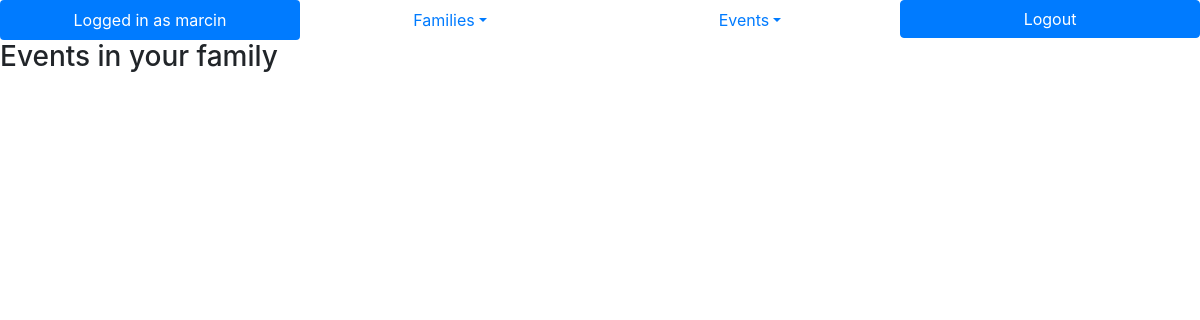
The app's page /loggedin/ (signed in), older data.
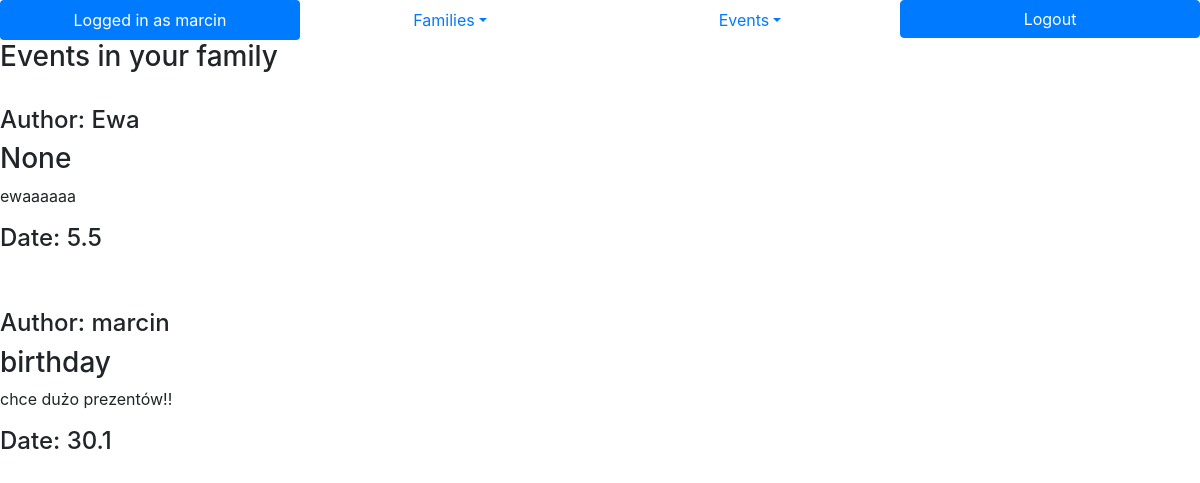
The same page, newer data.
### logged/models.py (models this page shows, shortened)
class Event(models.Model):
    author = models.CharField(max_length=256, default='None')
    occasion = models.CharField(max_length=64, default='None')
    desc = models.TextField(blank=True)
    day = models.PositiveSmallIntegerField(default=0)
    month = models.PositiveSmallIntegerField(default=0)

### Authentication/views.py (the view)
# urls.py: path('loggedin/', Logedin, name='logedin'),
@login_required
def Logedin(request):
    families = Family.objects.filter()
    my_families = [] # families that I belong to
    events = Event.objects.all()# all database events
    members_of_my_families = []
    events_in_my_families = []
    for family in families:
        for member in family.members.all():
            if str(member) == str(request.user.username):
                my_families.append(family)
    for family in my_families:
        for member in family.members.all():
            members_of_my_families.append(member.member)
    members_of_my_families = list(dict.fromkeys(members_of_my_families))
    for event in events:
        if event.author in members_of_my_families:
            events_in_my_families.append(event)
    return render(request, 'Authentication/loggedin.html',{'my_families':my_families, 'events_in_my_families':events_in_my_families, 'members_of_my_families':members_of_my_families})

### Authentication/models.py (called while the page is built)
    def __str__(self):
        return self.member

### Authentication/templates/Authentication/loggedin.html (shortened to what this page needs)
{% extends 'Authentication/base.html' %}
{% block content %}
<ul class="nav nav-pills nav-justified">
  <li class="nav-item">
    <a class="nav-link active">Logged in as {{ user.username }}</a>
  </li>
  <li class="nav-item dropdown">
    <a class="nav-link dropdown-toggle" data-toggle="dropdown" href="#" role="button" aria-haspopup="true" aria-expanded="false">Families</a>
  </li>
  <li class="nav-item dropdown">
    <a class="nav-link dropdown-toggle" data-toggle="dropdown" href="#" role="button" aria-haspopup="true" aria-expanded="false">Events</a>
  </li>
  <li class="nav-item">
    <form action="{% url 'logoutuser' %}" method="POST">
        <button type="submit" class="btn btn-primary btn-block">Logout</button>
    </form>
  </li>
</ul>
{% if not my_families%}
    Now it is time to create or join family! <br>
    <a href="{% url 'createfamily'%}">Create new family</a><br>
    <a href="{% url 'joinfamily'%}">Join existing family</a><br>
{% else %}
<div>
    <h3>Events in your family</h3><br>
    {% for event in events_in_my_families %}
    <div>
        <h4>Author: {{ event.author }}</h4>
        <h3> {{ event.occasion }}</h3>
        <p>{{ event.desc }}</p>
        <h4>Date: {{ event.day }}.{{ event.month }}</h4>
    </div><br><br>
    {% endfor %}
</div>
{% endif %}
{% endblock %}

### Authentication/templates/Authentication/base.html (shortened to what this page needs)
<!doctype html>
<html lang="en">
  <head>
    <link rel="stylesheet" href="https://stackpath.bootstrapcdn.com/bootstrap/4.4.1/css/bootstrap.min.css">
  </head>
  <body>
    <div>
      {% block content %} {% endblock %}
     </div>
  </body>
</html>

Row changes from the older to the newer data that the page shows:
added Event: author "Ewa", occasion "None", desc "ewaaaaaa", day "5", month "5"
added Event: author "marcin", occasion "birthday", desc "chce dużo prezentów!!", day "30", month "1"
